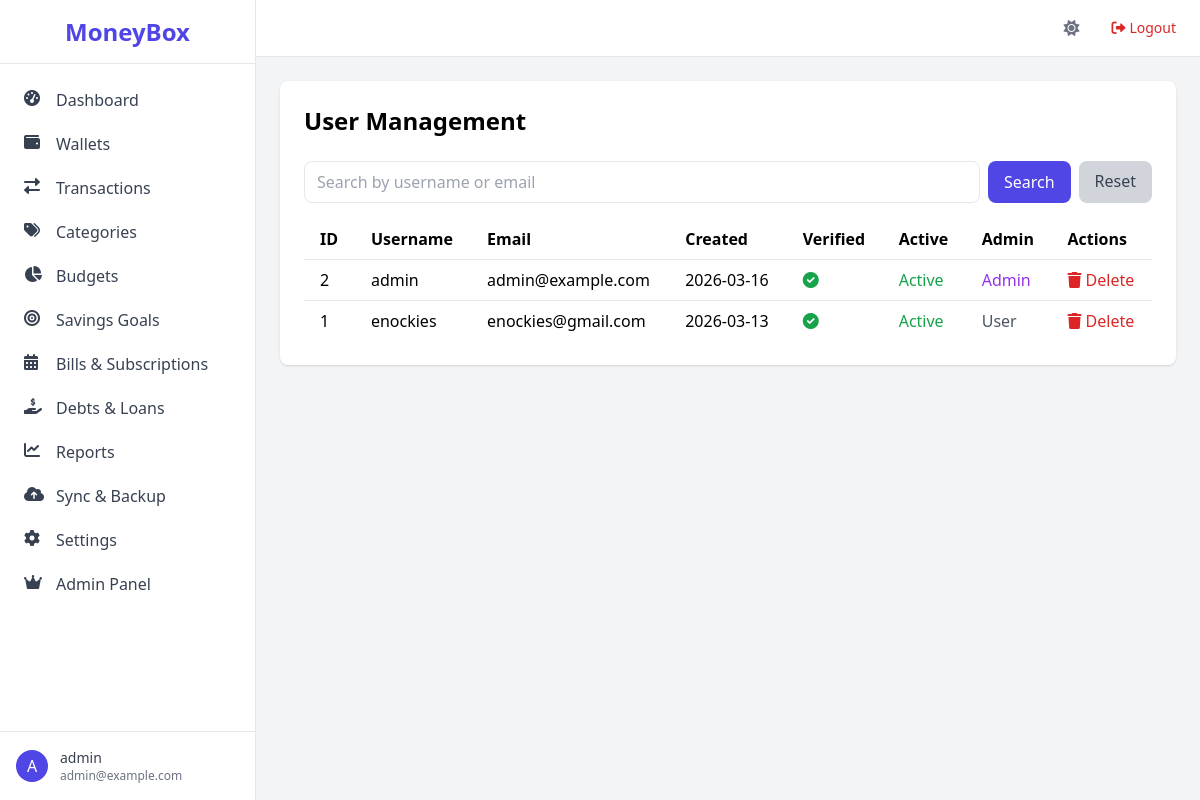
/admin/users (signed in), run on the app's committed database.
### app/models.py (models this page shows, shortened)
class User(UserMixin, db.Model):
    id = db.Column(db.Integer, primary_key=True)
    username = db.Column(db.String(64), unique=True, nullable=False)
    email = db.Column(db.String(120), unique=True, nullable=False)
    password_hash = db.Column(db.String(128))
    created_at = db.Column(db.DateTime, default=datetime.utcnow)
    is_active = db.Column(db.Boolean, default=True)
    email_verified = db.Column(db.Boolean, default=False)
    email_verification_token = db.Column(db.String(100))
    two_factor_enabled = db.Column(db.Boolean, default=False)
    two_factor_secret = db.Column(db.String(32))
    passcode = db.Column(db.String(128))
    biometric_enabled = db.Column(db.Boolean, default=False)
    is_admin = db.Column(db.Boolean, default=False)
    biometric_enabled = db.Column(db.Boolean, default=False)
    is_admin = db.Column(db.Boolean, default=False)
    health_score = db.Column(db.Integer, default=0)
    health_score_updated_at = db.Column(db.DateTime)
    preferences = db.relationship('UserPreference', uselist=False, backref='user', cascade='all, delete-orphan')
    devices = db.relationship('UserDevice', backref='user', lazy='dynamic', cascade='all, delete-orphan')
    wallets = db.relationship('Wallet', backref='user', lazy='dynamic', cascade='all, delete-orphan')
    categories = db.relationship('Category', backref='user', lazy='dynamic', cascade='all, delete-orphan')
    transactions = db.relationship('Transaction', backref='user', lazy='dynamic', cascade='all, delete-orphan')
    budgets = db.relationship('Budget', backref='user', lazy='dynamic', cascade='all, delete-orphan')
    savings_goals = db.relationship('SavingsGoal', backref='user', lazy='dynamic', cascade='all, delete-orphan')
    bills = db.relationship('Bill', backref='user', lazy='dynamic', cascade='all, delete-orphan')
    debts = db.relationship('Debt', backref='user', lazy='dynamic', cascade='all, delete-orphan')
    loans = db.relationship('Loan', backref='user', lazy='dynamic', cascade='all, delete-orphan')
    recurring_transactions = db.relationship('RecurringTransaction', backref='user', lazy='dynamic', cascade='all, delete-orphan')
    shared_wallets = db.relationship('SharedWallet', foreign_keys='SharedWallet.user_id', backref='owner_user', lazy='dynamic')
    shared_with_me = db.relationship('SharedWallet', foreign_keys='SharedWallet.shared_with_user_id', backref='shared_user', lazy='dynamic')
    backup_tokens = db.relationship('BackupToken', backref='user', lazy='dynamic', cascade='all, delete-orphan')
    login_history = db.relationship('LoginHistory', backref='user', lazy='dynamic', cascade='all, delete-orphan')

### app/routes/admin.py (the view)
@bp.route('/users')
@login_required
@admin_required
def users_list():
    page = request.args.get('page', 1, type=int)
    search = request.args.get('search', '')
    query = User.query
    if search:
        query = query.filter(
            User.username.ilike(f'%{search}%') | User.email.ilike(f'%{search}%')
        )
    users = query.order_by(User.created_at.desc()).paginate(page=page, per_page=20)
    return render_template('admin/users.html', users=users, search=search)

### app/models.py (called while the page is built)
@login_manager.user_loader
def load_user(user_id):
    return User.query.get(int(user_id))

### app/routes/admin.py (called while the page is built)
def admin_required(f):
    @wraps(f)
    def decorated_function(*args, **kwargs):
        if not current_user.is_authenticated or not current_user.is_admin:
            abort(403)
        return f(*args, **kwargs)
    return decorated_function

### app/templates/admin/users.html (shortened to what this page needs)
{% extends "base.html" %}
{% block content %}
<div class="bg-white rounded-lg shadow p-6">
    <h2 class="text-2xl font-semibold mb-6">User Management</h2>
    <form method="get" class="mb-4 flex gap-2">
        <input type="text" name="search" value="{{ search }}" placeholder="Search by username or email" class="border rounded-lg px-3 py-2 flex-1">
        <button type="submit" class="bg-indigo-600 text-white px-4 py-2 rounded-lg hover:bg-indigo-700">Search</button>
        <a href="{{ url_for('admin.users_list') }}" class="bg-gray-300 text-gray-700 px-4 py-2 rounded-lg hover:bg-gray-400">Reset</a>
    </form>
    <div class="overflow-x-auto">
        <table class="min-w-full divide-y divide-gray-200">
            <thead>
                <tr>
                    <th class="px-4 py-2 text-left">ID</th>
                    <th class="px-4 py-2 text-left">Username</th>
                    <th class="px-4 py-2 text-left">Email</th>
                    <th class="px-4 py-2 text-left">Created</th>
                    <th class="px-4 py-2 text-left">Verified</th>
                    <th class="px-4 py-2 text-left">Active</th>
                    <th class="px-4 py-2 text-left">Admin</th>
                    <th class="px-4 py-2 text-left">Actions</th>
                </tr>
            </thead>
            <tbody>
                {% for user in users.items %}
                <tr class="border-t">
                    <td class="px-4 py-2">{{ user.id }}</td>
                    <td class="px-4 py-2">{{ user.username }}</td>
                    <td class="px-4 py-2">{{ user.email }}</td>
                    <td class="px-4 py-2">{{ user.created_at.strftime('%Y-%m-%d') }}</td>
                    <td class="px-4 py-2">
                        {% if user.email_verified %}
                        <span class="text-green-600"><i class="fas fa-check-circle"></i></span>
                        {% else %}
                        <span class="text-red-600"><i class="fas fa-times-circle"></i></span>
                        {% endif %}
                    </td>
                    <td class="px-4 py-2">
                        <form action="{{ url_for('admin.toggle_user_active', user_id=user.id) }}" method="post" class="inline">
                            <button type="submit" class="{% if user.is_active %}text-green-600 hover:text-green-800{% else %}text-red-600 hover:text-red-800{% endif %}">
                                {{ 'Active' if user.is_active else 'Inactive' }}
                            </button>
                        </form>
                    </td>
                    <td class="px-4 py-2">
                        <form action="{{ url_for('admin.toggle_user_admin', user_id=user.id) }}" method="post" class="inline">
                            <button type="submit" class="{% if user.is_admin %}text-purple-600 hover:text-purple-800{% else %}text-gray-600 hover:text-gray-800{% endif %}">
                                {{ 'Admin' if user.is_admin else 'User' }}
                            </button>
                        </form>
                    </td>
                    <td class="px-4 py-2">
                        <form action="{{ url_for('admin.delete_user', user_id=user.id) }}" method="post" onsubmit="return confirm('Are you sure you want to delete this user and all their data? This action is irreversible.');">
                            <button type="submit" class="text-red-600 hover:text-red-800"><i class="fas fa-trash"></i> Delete</button>
                        </form>
                    </td>
                </tr>
                {% else %}
                <tr><td colspan="8" class="px-4 py-2 text-gray-500">No users found.</td></tr>
                {% endfor %}
            </tbody>
        </table>
    </div>
</div>
{% endblock %}

### app/templates/base.html (shortened to what this page needs)
<!DOCTYPE html>
<html lang="en">
<head>
    <script src="https://cdn.tailwindcss.com"></script>
    <link rel="stylesheet" href="https://cdnjs.cloudflare.com/ajax/libs/font-awesome/6.0.0-beta3/css/all.min.css">
</head>
<body class="bg-gray-100 font-sans antialiased" x-data="{ sidebarOpen: false }">
    <div class="flex h-screen bg-gray-100">
        <aside class="hidden md:flex md:flex-shrink-0">
            <div class="flex flex-col w-64 bg-white border-r border-gray-200">
                <div class="flex items-center justify-center h-16 border-b border-gray-200">
                    <span class="text-2xl font-bold text-indigo-600">MoneyBox</span>
                </div>
                <nav class="flex-1 overflow-y-auto py-4">
                    <ul class="space-y-1">
                        <li>
                            <a href="{{ url_for('main.dashboard') }}" class="flex items-center px-4 py-2 text-gray-700 hover:bg-indigo-50 hover:text-indigo-600 rounded-lg mx-2">
                                <i class="fas fa-tachometer-alt w-5 h-5 mr-3"></i>Dashboard
                            </a>
                        </li>
                        <li>
                            <a href="{{ url_for('wallets.list_wallets') }}" class="flex items-center px-4 py-2 text-gray-700 hover:bg-indigo-50 hover:text-indigo-600 rounded-lg mx-2">
                                <i class="fas fa-wallet w-5 h-5 mr-3"></i>Wallets
                            </a>
                        </li>
                        <li>
                            <a href="{{ url_for('transactions.list_transactions') }}" class="flex items-center px-4 py-2 text-gray-700 hover:bg-indigo-50 hover:text-indigo-600 rounded-lg mx-2">
                                <i class="fas fa-exchange-alt w-5 h-5 mr-3"></i>Transactions
                            </a>
                        </li>
                        <li>
                            <a href="{{ url_for('categories.list_categories') }}" class="flex items-center px-4 py-2 text-gray-700 hover:bg-indigo-50 hover:text-indigo-600 rounded-lg mx-2">
                                <i class="fas fa-tags w-5 h-5 mr-3"></i>Categories
                            </a>
                        </li>
                        <li>
                            <a href="{{ url_for('budgets.list_budgets') }}" class="flex items-center px-4 py-2 text-gray-700 hover:bg-indigo-50 hover:text-indigo-600 rounded-lg mx-2">
                                <i class="fas fa-chart-pie w-5 h-5 mr-3"></i>Budgets
                            </a>
                        </li>
                        <li>
                            <a href="{{ url_for('savings.list_goals') }}" class="flex items-center px-4 py-2 text-gray-700 hover:bg-indigo-50 hover:text-indigo-600 rounded-lg mx-2">
                                <i class="fas fa-bullseye w-5 h-5 mr-3"></i>Savings Goals
                            </a>
                        </li>
                        <li>
                            <a href="{{ url_for('bills.list_bills') }}" class="flex items-center px-4 py-2 text-gray-700 hover:bg-indigo-50 hover:text-indigo-600 rounded-lg mx-2">
                                <i class="fas fa-calendar-alt w-5 h-5 mr-3"></i>Bills & Subscriptions
                            </a>
                        </li>
                        <li>
                            <a href="{{ url_for('debts.list_debts') }}" class="flex items-center px-4 py-2 text-gray-700 hover:bg-indigo-50 hover:text-indigo-600 rounded-lg mx-2">
                                <i class="fas fa-hand-holding-usd w-5 h-5 mr-3"></i>Debts & Loans
                            </a>
                        </li>
                        <li>
                            <a href="{{ url_for('reports.reports') }}" class="flex items-center px-4 py-2 text-gray-700 hover:bg-indigo-50 hover:text-indigo-600 rounded-lg mx-2">
                                <i class="fas fa-chart-line w-5 h-5 mr-3"></i>Reports
                            </a>
                        </li>
                        <li>
                            <a href="{{ url_for('sync.sync_dashboard') }}" class="flex items-center px-4 py-2 text-gray-700 hover:bg-indigo-50 hover:text-indigo-600 rounded-lg mx-2">
                                <i class="fas fa-cloud-upload-alt w-5 h-5 mr-3"></i>Sync & Backup
                            </a>
                        </li>
                        <li>
                            <a href="{{ url_for('settings.profile') }}" class="flex items-center px-4 py-2 text-gray-700 hover:bg-indigo-50 hover:text-indigo-600 rounded-lg mx-2">
                                <i class="fas fa-cog w-5 h-5 mr-3"></i>Settings
                            </a>
                        </li>
                        {% if current_user.is_authenticated and current_user.is_admin %}
                        <li>
                            <a href="{{ url_for('admin.dashboard') }}" class="flex items-center px-4 py-2 text-gray-700 hover:bg-indigo-50 hover:text-indigo-600 rounded-lg mx-2">
                                <i class="fas fa-crown w-5 h-5 mr-3"></i>Admin Panel
                            </a>
                        </li>
                        {% endif %}
                    </ul>
                </nav>
                <div class="border-t border-gray-200 p-4">
                    <div class="flex items-center">
                        <div class="flex-shrink-0">
                            <span class="inline-block h-8 w-8 rounded-full bg-indigo-600 text-white flex items-center justify-center">{{ current_user.username[0]|upper }}</span>
                        </div>
                        <div class="ml-3">
                            <p class="text-sm font-medium text-gray-700">{{ current_user.username }}</p>
                            <p class="text-xs text-gray-500">{{ current_user.email }}</p>
                        </div>
                    </div>
                </div>
            </div>
        </aside>
        <div class="flex-1 flex flex-col overflow-hidden">
            <header class="bg-white border-b border-gray-200 py-4 px-6 flex items-center justify-between">
                <div class="flex-1 flex justify-end items-center space-x-4">
                    <button id="theme-toggle" class="text-gray-500 focus:outline-none">
                        <i class="fas fa-sun" id="theme-icon"></i>
                    </button>
                    <a href="{{ url_for('auth.logout') }}" class="text-sm text-red-600 hover:text-red-800"><i class="fas fa-sign-out-alt mr-1"></i>Logout</a>
                </div>
            </header>
            <main class="flex-1 overflow-y-auto p-6">
                {% block content %}{% endblock %}
            </main>
        </div>
    </div>
</body>
</html>

### data on the page
User: username "A", username "admin", email "admin@example.com", id "2", created_at "2026-03-16", email_verified True (drawn), is_active "Active", is_admin "Admin"
User: id "1", username "enockies", email "enockies@gmail.com", created_at "2026-03-13", email_verified True (drawn), is_active "Active", is_admin "User"
